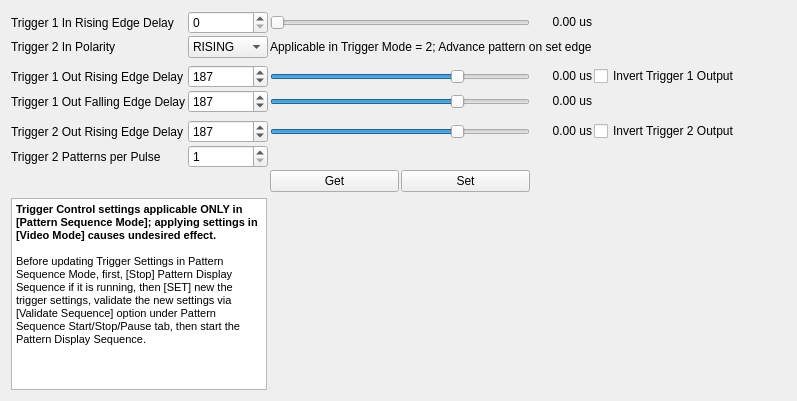
                <widget class="QWidget" name="tab_pat_seq_trig_ctrl">
                 <attribute name="title">
                  <string>Trigger Controls</string>
                 </attribute>
                 <layout class="QFormLayout" name="formLayout_15">
                  <property name="fieldGrowthPolicy">
                   <enum>QFormLayout::AllNonFixedFieldsGrow</enum>
                  </property>
                  <item row="0" column="0">
                   <layout class="QGridLayout" name="gridLayout_21">
                    <property name="spacing">
                     <number>2</number>
                    </property>
                    <item row="4" column="2">
                     <widget class="QSlider" name="horizontalSlider_Trig1OutFDly">
                      <property name="maximum">
                       <number>255</number>
                      </property>
                      <property name="value">
                       <number>187</number>
                      </property>
                      <property name="orientation">
                       <enum>Qt::Horizontal</enum>
                      </property>
                     </widget>
                    </item>
                    <item row="4" column="0">
                     <widget class="QLabel" name="label_TrigOut1FDly">
                      <property name="palette">
                       <palette>
                        <active>
                         <colorrole role="Button">
                          <brush brushstyle="SolidPattern">
                           <color alpha="255">
                            <red>255</red>
                            <green>0</green>
                            <blue>0</blue>
                           </color>
                          </brush>
                         </colorrole>
                         <colorrole role="Base">
                          <brush brushstyle="SolidPattern">
                           <color alpha="255">
                            <red>255</red>
                            <green>255</green>
                            <blue>255</blue>
                           </color>
                          </brush>
                         </colorrole>
                         <colorrole role="Window">
                          <brush brushstyle="SolidPattern">
                           <color alpha="255">
                            <red>255</red>
                            <green>0</green>
                            <blue>0</blue>
                           </color>
                          </brush>
                         </colorrole>
                        </active>
                        <inactive>
                         <colorrole role="Button">
                          <brush brushstyle="SolidPattern">
                           <color alpha="255">
                            <red>236</red>
                            <green>233</green>
                            <blue>216</blue>
                           </color>
                          </brush>
                         </colorrole>
                         <colorrole role="Base">
                          <brush brushstyle="SolidPattern">
                           <color alpha="255">
                            <red>255</red>
                            <green>255</green>
                            <blue>255</blue>
                           </color>
                          </brush>
                         </colorrole>
                         <colorrole role="Window">
                          <brush brushstyle="SolidPattern">
                           <color alpha="255">
                            <red>255</red>
                            <green>0</green>
                            <blue>0</blue>
                           </color>
                          </brush>
                         </colorrole>
                        </inactive>
                        <disabled>
                         <colorrole role="Button">
                          <brush brushstyle="SolidPattern">
                           <color alpha="255">
                            <red>236</red>
                            <green>233</green>
                            <blue>216</blue>
                           </color>
                          </brush>
                         </colorrole>
                         <colorrole role="Base">
                          <brush brushstyle="SolidPattern">
                           <color alpha="255">
                            <red>255</red>
                            <green>0</green>
                            <blue>0</blue>
                           </color>
                          </brush>
                         </colorrole>
                         <colorrole role="Window">
                          <brush brushstyle="SolidPattern">
                           <color alpha="255">
                            <red>255</red>
                            <green>0</green>
                            <blue>0</blue>
                           </color>
                          </brush>
                         </colorrole>
                        </disabled>
                       </palette>
                      </property>
                      <property name="text">
                       <string>Trigger 1 Out Falling Edge Delay</string>
                      </property>
                     </widget>
                    </item>
                    <item row="4" column="3" alignment="Qt::AlignRight">
                     <widget class="QLabel" name="label_Trig1OutFDlyVal">
                      <property name="minimumSize">
                       <size>
                        <width>60</width>
                        <height>0</height>
                       </size>
                      </property>
                      <property name="text">
                       <string>&lt;html&gt;&lt;head/&gt;&lt;body&gt;&lt;p&gt;0.00 us&lt;/p&gt;&lt;/body&gt;&lt;/html&gt;</string>
                      </property>
                      <property name="alignment">
                       <set>Qt::AlignRight|Qt::AlignTrailing|Qt::AlignVCenter</set>
                      </property>
                     </widget>
                    </item>
                    <item row="6" column="3" alignment="Qt::AlignRight">
                     <widget class="QLabel" name="label_Trig2OutRDlyVal">
                      <property name="minimumSize">
                       <size>
                        <width>60</width>
                        <height>0</height>
                       </size>
                      </property>
                      <property name="text">
                       <string>&lt;html&gt;&lt;head/&gt;&lt;body&gt;&lt;p&gt;0.00 us&lt;/p&gt;&lt;/body&gt;&lt;/html&gt;</string>
                      </property>
                      <property name="alignment">
                       <set>Qt::AlignRight|Qt::AlignTrailing|Qt::AlignVCenter</set>
                      </property>
                     </widget>
                    </item>
                    <item row="6" column="4">
                     <widget class="QCheckBox" name="checkBox_InvertTrig2Out">
                      <property name="text">
                       <string>Invert Trigger 2 Output</string>
                      </property>
                     </widget>
                    </item>
                    <item row="7" column="0">
                     <widget class="QLabel" name="label_TrigOut2PulsePerNumPat">
                      <property name="text">
                       <string>Trigger 2 Patterns per Pulse</string>
                      </property>
                     </widget>
                    </item>
                    <item row="8" column="2">
                     <layout class="QHBoxLayout" name="horizontalLayout_5">
                      <item>
                       <widget class="QPushButton" name="pushButton_GetTrigConfig">
                        <property name="text">
                         <string>Get</string>
                        </property>
                       </widget>
                      </item>
                      <item>
                       <widget class="QPushButton" name="pushButton_SetTrigConfig">
                        <property name="text">
                         <string>Set</string>
                        </property>
                       </widget>
                      </item>
                     </layout>
                    </item>
                    <item row="7" column="1">
                     <widget class="QSpinBox" name="spinBox_TrigOut2PulsePerNumPat">
                      <property name="minimum">
                       <number>1</number>
                      </property>
                      <property name="maximum">
                       <number>128</number>
                      </property>
                     </widget>
                    </item>
                    <item row="6" column="0">
                     <widget class="QLabel" name="label_TrigOut2RDly">
                      <property name="palette">
                       <palette>
                        <active>
                         <colorrole role="Button">
                          <brush brushstyle="SolidPattern">
                           <color alpha="255">
                            <red>255</red>
                            <green>0</green>
                            <blue>0</blue>
                           </color>
                          </brush>
                         </colorrole>
                         <colorrole role="Base">
                          <brush brushstyle="SolidPattern">
                           <color alpha="255">
                            <red>255</red>
                            <green>255</green>
                            <blue>255</blue>
                           </color>
                          </brush>
                         </colorrole>
                         <colorrole role="Window">
                          <brush brushstyle="SolidPattern">
                           <color alpha="255">
                            <red>255</red>
                            <green>0</green>
                            <blue>0</blue>
                           </color>
                          </brush>
                         </colorrole>
                        </active>
                        <inactive>
                         <colorrole role="Button">
                          <brush brushstyle="SolidPattern">
                           <color alpha="255">
                            <red>236</red>
                            <green>233</green>
                            <blue>216</blue>
                           </color>
                          </brush>
                         </colorrole>
                         <colorrole role="Base">
                          <brush brushstyle="SolidPattern">
                           <color alpha="255">
                            <red>255</red>
                            <green>255</green>
                            <blue>255</blue>
                           </color>
                          </brush>
                         </colorrole>
                         <colorrole role="Window">
                          <brush brushstyle="SolidPattern">
                           <color alpha="255">
                            <red>255</red>
                            <green>0</green>
                            <blue>0</blue>
                           </color>
                          </brush>
                         </colorrole>
                        </inactive>
                        <disabled>
                         <colorrole role="Button">
                          <brush brushstyle="SolidPattern">
                           <color alpha="255">
                            <red>236</red>
                            <green>233</green>
                            <blue>216</blue>
                           </color>
                          </brush>
                         </colorrole>
                         <colorrole role="Base">
                          <brush brushstyle="SolidPattern">
                           <color alpha="255">
                            <red>255</red>
                            <green>0</green>
                            <blue>0</blue>
                           </color>
                          </brush>
                         </colorrole>
                         <colorrole role="Window">
                          <brush brushstyle="SolidPattern">
                           <color alpha="255">
                            <red>255</red>
                            <green>0</green>
                            <blue>0</blue>
                           </color>
                          </brush>
                         </colorrole>
                        </disabled>
                       </palette>
                      </property>
                      <property name="text">
                       <string>Trigger 2 Out Rising Edge Delay</string>
                      </property>
                     </widget>
                    </item>
                    <item row="4" column="1">
                     <widget class="QSpinBox" name="spinBox_Trig1OutFDly">
                      <property name="maximum">
                       <number>213</number>
                      </property>
                      <property name="value">
                       <number>187</number>
                      </property>
                     </widget>
                    </item>
                    <item row="5" column="0">
                     <spacer name="verticalSpacer_26">
                      <property name="orientation">
                       <enum>Qt::Vertical</enum>
                      </property>
                      <property name="sizeType">
                       <enum>QSizePolicy::Minimum</enum>
                      </property>
                      <property name="sizeHint" stdset="0">
                       <size>
                        <width>20</width>
                        <height>5</height>
                       </size>
                      </property>
                     </spacer>
                    </item>
                    <item row="6" column="1">
                     <widget class="QSpinBox" name="spinBox_Trig2OutRDly">
                      <property name="maximum">
                       <number>255</number>
                      </property>
                      <property name="value">
                       <number>187</number>
                      </property>
                     </widget>
                    </item>
                    <item row="6" column="2">
                     <widget class="QSlider" name="horizontalSlider_Trig2OutRDly">
                      <property name="maximum">
                       <number>255</number>
                      </property>
                      <property name="value">
                       <number>187</number>
                      </property>
                      <property name="orientation">
                       <enum>Qt::Horizontal</enum>
                      </property>
                     </widget>
                    </item>
                    <item row="3" column="1">
                     <widget class="QSpinBox" name="spinBox_Trig1OutRDly">
                      <property name="maximum">
                       <number>213</number>
                      </property>
                      <property name="value">
                       <number>187</number>
                      </property>
                     </widget>
                    </item>
                    <item row="0" column="0">
                     <widget class="QLabel" name="label_TrigIn1">
                      <property name="palette">
                       <palette>
                        <active>
                         <colorrole role="Button">
                          <brush brushstyle="SolidPattern">
                           <color alpha="255">
                            <red>255</red>
                            <green>0</green>
                            <blue>0</blue>
                           </color>
                          </brush>
                         </colorrole>
                         <colorrole role="Base">
                          <brush brushstyle="SolidPattern">
                           <color alpha="255">
                            <red>255</red>
                            <green>255</green>
                            <blue>255</blue>
                           </color>
                          </brush>
                         </colorrole>
                         <colorrole role="Window">
                          <brush brushstyle="SolidPattern">
                           <color alpha="255">
                            <red>255</red>
                            <green>0</green>
                            <blue>0</blue>
                           </color>
                          </brush>
                         </colorrole>
                        </active>
                        <inactive>
                         <colorrole role="Button">
                          <brush brushstyle="SolidPattern">
                           <color alpha="255">
                            <red>236</red>
                            <green>233</green>
                            <blue>216</blue>
                           </color>
                          </brush>
                         </colorrole>
                         <colorrole role="Base">
                          <brush brushstyle="SolidPattern">
                           <color alpha="255">
                            <red>255</red>
                            <green>255</green>
                            <blue>255</blue>
                           </color>
                          </brush>
                         </colorrole>
                         <colorrole role="Window">
                          <brush brushstyle="SolidPattern">
                           <color alpha="255">
                            <red>255</red>
                            <green>0</green>
                            <blue>0</blue>
                           </color>
                          </brush>
                         </colorrole>
                        </inactive>
                        <disabled>
                         <colorrole role="Button">
                          <brush brushstyle="SolidPattern">
                           <color alpha="255">
                            <red>236</red>
                            <green>233</green>
                            <blue>216</blue>
                           </color>
                          </brush>
                         </colorrole>
                         <colorrole role="Base">
                          <brush brushstyle="SolidPattern">
                           <color alpha="255">
                            <red>255</red>
                            <green>0</green>
                            <blue>0</blue>
                           </color>
                          </brush>
                         </colorrole>
                         <colorrole role="Window">
                          <brush brushstyle="SolidPattern">
                           <color alpha="255">
                            <red>255</red>
                            <green>0</green>
                            <blue>0</blue>
                           </color>
                          </brush>
                         </colorrole>
                        </disabled>
                       </palette>
                      </property>
                      <property name="text">
                       <string>Trigger 1 In Rising Edge Delay</string>
                      </property>
                     </widget>
                    </item>
                    <item row="3" column="0">
                     <widget class="QLabel" name="label_TrigOut1RDly">
                      <property name="palette">
                       <palette>
                        <active>
                         <colorrole role="Button">
                          <brush brushstyle="SolidPattern">
                           <color alpha="255">
                            <red>255</red>
                            <green>0</green>
                            <blue>0</blue>
                           </color>
                          </brush>
                         </colorrole>
                         <colorrole role="Base">
                          <brush brushstyle="SolidPattern">
                           <color alpha="255">
                            <red>255</red>
                            <green>255</green>
                            <blue>255</blue>
                           </color>
                          </brush>
                         </colorrole>
                         <colorrole role="Window">
                          <brush brushstyle="SolidPattern">
                           <color alpha="255">
                            <red>255</red>
                            <green>0</green>
                            <blue>0</blue>
                           </color>
                          </brush>
                         </colorrole>
                        </active>
                        <inactive>
                         <colorrole role="Button">
                          <brush brushstyle="SolidPattern">
                           <color alpha="255">
                            <red>236</red>
                            <green>233</green>
                            <blue>216</blue>
                           </color>
                          </brush>
                         </colorrole>
                         <colorrole role="Base">
                          <brush brushstyle="SolidPattern">
                           <color alpha="255">
                            <red>255</red>
                            <green>255</green>
                            <blue>255</blue>
                           </color>
                          </brush>
                         </colorrole>
                         <colorrole role="Window">
                          <brush brushstyle="SolidPattern">
                           <color alpha="255">
                            <red>255</red>
                            <green>0</green>
                            <blue>0</blue>
                           </color>
                          </brush>
                         </colorrole>
                        </inactive>
                        <disabled>
                         <colorrole role="Button">
                          <brush brushstyle="SolidPattern">
                           <color alpha="255">
                            <red>236</red>
                            <green>233</green>
                            <blue>216</blue>
                           </color>
                          </brush>
                         </colorrole>
                         <colorrole role="Base">
                          <brush brushstyle="SolidPattern">
                           <color alpha="255">
                            <red>255</red>
                            <green>0</green>
                            <blue>0</blue>
                           </color>
                          </brush>
                         </colorrole>
                         <colorrole role="Window">
                          <brush brushstyle="SolidPattern">
                           <color alpha="255">
                            <red>255</red>
                            <green>0</green>
                            <blue>0</blue>
                           </color>
                          </brush>
                         </colorrole>
                        </disabled>
                       </palette>
                      </property>
                      <property name="text">
                       <string>Trigger 1 Out Rising Edge Delay</string>
                      </property>
                     </widget>
                    </item>
                    <item row="1" column="0">
                     <widget class="QLabel" name="label_TrigIn2Pol">
                      <property name="text">
                       <string>Trigger 2 In Polarity</string>
                      </property>
                     </widget>
                    </item>
                    <item row="0" column="3" alignment="Qt::AlignRight">
                     <widget class="QLabel" name="label_TrigIn1Value">
                      <property name="minimumSize">
                       <size>
                        <width>60</width>
                        <height>0</height>
                       </size>
                      </property>
                      <property name="layoutDirection">
                       <enum>Qt::LeftToRight</enum>
                      </property>
                      <property name="text">
                       <string>&lt;html&gt;&lt;head/&gt;&lt;body&gt;&lt;p&gt;0.00 us&lt;/p&gt;&lt;/body&gt;&lt;/html&gt;</string>
                      </property>
                      <property name="alignment">
                       <set>Qt::AlignRight|Qt::AlignTrailing|Qt::AlignVCenter</set>
                      </property>
                     </widget>
                    </item>
                    <item row="3" column="4">
                     <widget class="QCheckBox" name="checkBox_InvertTrig1Out">
                      <property name="text">
                       <string>Invert Trigger 1 Output</string>
                      </property>
                     </widget>
                    </item>
                    <item row="3" column="3" alignment="Qt::AlignRight">
                     <widget class="QLabel" name="label_Trig1OutRDlyVal">
                      <property name="minimumSize">
                       <size>
                        <width>60</width>
                        <height>0</height>
                       </size>
                      </property>
                      <property name="text">
                       <string>&lt;html&gt;&lt;head/&gt;&lt;body&gt;&lt;p&gt;0.00 us&lt;/p&gt;&lt;/body&gt;&lt;/html&gt;</string>
                      </property>
                      <property name="alignment">
                       <set>Qt::AlignRight|Qt::AlignTrailing|Qt::AlignVCenter</set>
                      </property>
                     </widget>
                    </item>
                    <item row="1" column="1">
                     <widget class="QComboBox" name="comboBox_TrigIn2Pol">
                      <item>
                       <property name="text">
                        <string>RISING</string>
                       </property>
                      </item>
                      <item>
                       <property name="text">
                        <string>FALLING</string>
                       </property>
                      </item>
                     </widget>
                    </item>
                    <item row="0" column="2">
                     <widget class="QSlider" name="horizontalSlider_TrigIn1">
                      <property name="minimumSize">
                       <size>
                        <width>250</width>
                        <height>0</height>
                       </size>
                      </property>
                      <property name="maximum">
                       <number>262143</number>
                      </property>
                      <property name="value">
                       <number>0</number>
                      </property>
                      <property name="orientation">
                       <enum>Qt::Horizontal</enum>
                      </property>
                     </widget>
                    </item>
                    <item row="0" column="1">
                     <widget class="QSpinBox" name="spinBox_TrigIn1">
                      <property name="maximum">
                       <number>262143</number>
                      </property>
                      <property name="value">
                       <number>0</number>
                      </property>
                     </widget>
                    </item>
                    <item row="1" column="2" colspan="2">
                     <widget class="QLabel" name="label_TrigIn2PolDesc">
                      <property name="text">
                       <string>Applicable in Trigger Mode = 2; Advance pattern on set edge</string>
                      </property>
                     </widget>
                    </item>
                    <item row="2" column="0">
                     <spacer name="verticalSpacer_25">
                      <property name="orientation">
                       <enum>Qt::Vertical</enum>
                      </property>
                      <property name="sizeType">
                       <enum>QSizePolicy::Minimum</enum>
                      </property>
                      <property name="sizeHint" stdset="0">
                       <size>
                        <width>20</width>
                        <height>5</height>
                       </size>
                      </property>
                     </spacer>
                    </item>
                    <item row="3" column="2">
                     <widget class="QSlider" name="horizontalSlider_Trig1OutRDly">
                      <property name="maximum">
                       <number>255</number>
                      </property>
                      <property name="value">
                       <number>187</number>
                      </property>
                      <property name="orientation">
                       <enum>Qt::Horizontal</enum>
                      </property>
                     </widget>
                    </item>
                   </layout>
                  </item>
                  <item row="0" column="1">
                   <spacer name="horizontalSpacer_15">
                    <property name="orientation">
                     <enum>Qt::Horizontal</enum>
                    </property>
                    <property name="sizeHint" stdset="0">
                     <size>
                      <width>40</width>
                      <height>20</height>
                     </size>
                    </property>
                   </spacer>
                  </item>
                  <item row="1" column="0">
                   <widget class="QTextEdit" name="textEdit_TriggerCtrlNote">
                    <property name="readOnly">
                     <bool>true</bool>
                    </property>
                    <property name="html">
                     <string>&lt;!DOCTYPE HTML PUBLIC &quot;-//W3C//DTD HTML 4.0//EN&quot; &quot;http://www.w3.org/TR/REC-html40/strict.dtd&quot;&gt;
&lt;html&gt;&lt;head&gt;&lt;meta name=&quot;qrichtext&quot; content=&quot;1&quot; /&gt;&lt;style type=&quot;text/css&quot;&gt;
p, li { white-space: pre-wrap; }
&lt;/style&gt;&lt;/head&gt;&lt;body style=&quot; font-family:'Sans Serif'; font-size:9pt; font-weight:400; font-style:normal;&quot;&gt;
&lt;p style=&quot; margin-top:0px; margin-bottom:0px; margin-left:0px; margin-right:0px; -qt-block-indent:0; text-indent:0px;&quot;&gt;&lt;span style=&quot; font-family:'MS Shell Dlg 2'; font-size:8.25pt; font-weight:600;&quot;&gt;Trigger Control settings applicable ONLY in [Pattern Sequence Mode]; applying settings in [Video Mode] causes undesired effect.&lt;/span&gt;&lt;span style=&quot; font-family:'MS Shell Dlg 2'; font-size:8.25pt;&quot;&gt; &lt;/span&gt;&lt;/p&gt;
&lt;p style=&quot;-qt-paragraph-type:empty; margin-top:0px; margin-bottom:0px; margin-left:0px; margin-right:0px; -qt-block-indent:0; text-indent:0px; font-family:'MS Shell Dlg 2'; font-size:8.25pt;&quot;&gt;&lt;br /&gt;&lt;/p&gt;
&lt;p style=&quot; margin-top:0px; margin-bottom:0px; margin-left:0px; margin-right:0px; -qt-block-indent:0; text-indent:0px;&quot;&gt;&lt;span style=&quot; font-family:'MS Shell Dlg 2'; font-size:8.25pt;&quot;&gt;Before updating Trigger Settings in Pattern Sequence Mode, first, [Stop] Pattern Display Sequence if it is running, then [SET] new the trigger settings, validate the new settings via [Validate Sequence] option under Pattern Sequence Start/Stop/Pause tab, then start the Pattern Display Sequence.&lt;/span&gt;&lt;/p&gt;&lt;/body&gt;&lt;/html&gt;</string>
                    </property>
                    <property name="textInteractionFlags">
                     <set>Qt::NoTextInteraction</set>
                    </property>
                   </widget>
                  </item>
                 </layout>
                </widget>
